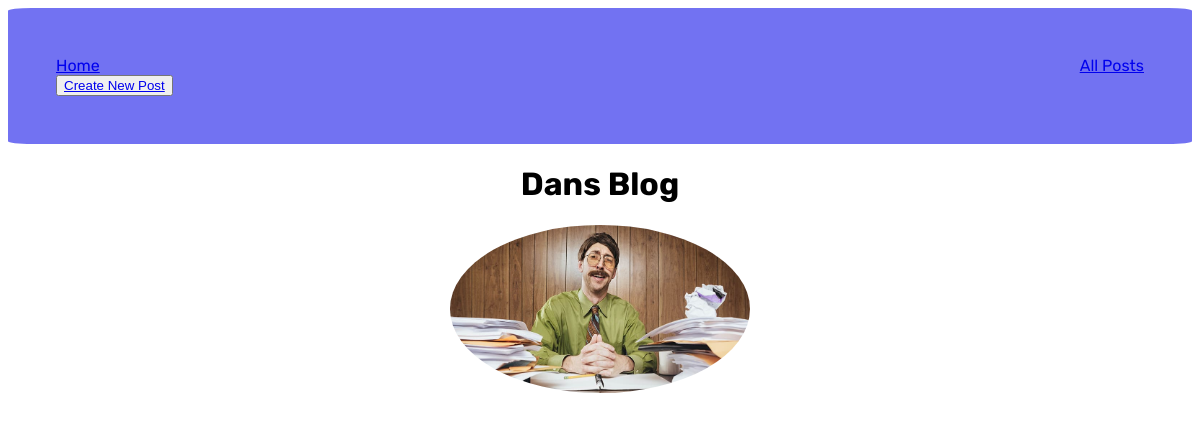
Before: / with the older database file.
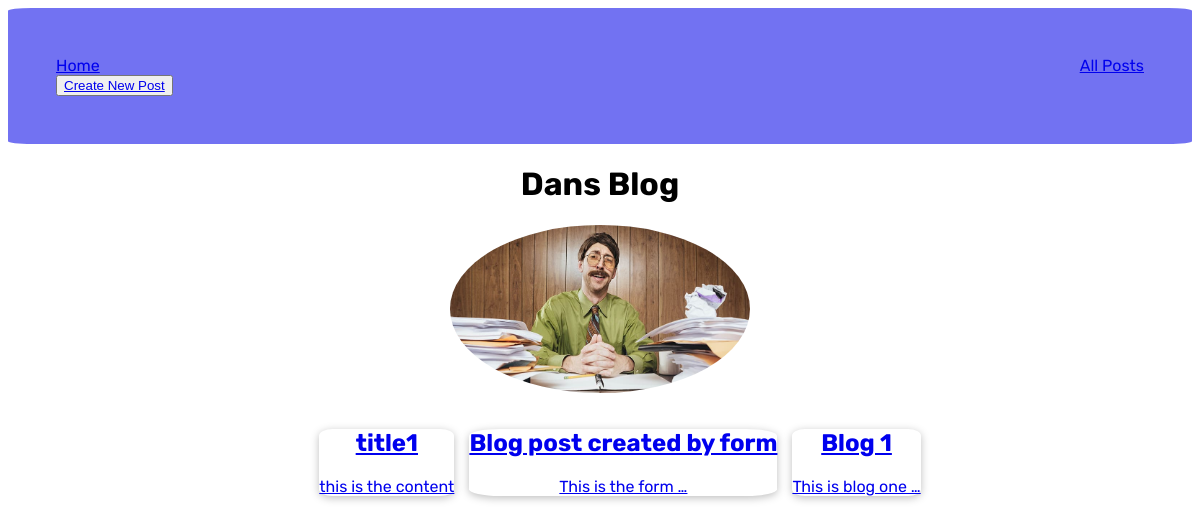
After: the same page with the newer database file.
### blog/models.py (models this page shows, shortened)
class BlogPost(models.Model):
    image = models.ImageField(upload_to="blog_pics")
    title = models.CharField(max_length=50)
    blog_text = models.TextField(max_length=1000)
    author = models.ForeignKey(Author, on_delete=models.SET_NULL, null=True, related_name="blogs")
    date = models.DateField(auto_now=True)
    slug = models.SlugField(default="",  blank=True,
                            null=False, db_index=True)
    def get_blog_url(self):
        return reverse("blog-post", args=[self.slug])

### blog/views.py (the view)
# urls.py: path('', views.IndexView.as_view(), name="blog-home"),
class IndexView(TemplateView):
    template_name = "blog/index.html"
    def get_context_data(self, **kwargs: Any) -> dict[str, Any]:
        context = super().get_context_data(**kwargs)
        context['first_three'] = BlogPost.objects.all().order_by("-date")[:3]
        return context

### blog/templates/blog/index.html (shortened to what this page needs)
{% extends "base.html" %}
{% load static %}
{% block css_files  %}
    <link rel="stylesheet" href="{% static "blog/index.css" %}">
    <link rel="stylesheet" href="{% static "blog/includes/header.css" %}">
{% endblock  %}
{% block content %}
    {% include "blog/includes/header.html" %}
    <div>
        <h1> Dans Blog </h1>
        <img src="{% static "blog/welcome.jpg" %}">
    </div>
    <ul>
        {% for blog_item in first_three %}
            <a href={{ blog_item.get_blog_url }}>
                <li>
                    <h2>{{ blog_item.title }}</h2>
                    <p>{{ blog_item.blog_text | truncatewords:4 }}</p>
                </li>
            </a>
        {% endfor %}
    </ul>
{% endblock content %}

### templates/base.html (shortened to what this page needs)
{% load static %}
<!DOCTYPE html>
<html lang="en">
<head>
    <link rel="stylesheet" href="{% static "styles.css" %}">
    {% block css_files %} {% endblock  %}
</head>
<body>
    {% block content %}{% endblock content %}
</body>
</html>

### blog/templates/blog/includes/header.html (shortened to what this page needs)
<header>
    <nav>
        <a class="home" href="{% url "blog-home" %}">Home</a>
        <a class="all" href="{% url "all-posts" %}">All Posts</a>
        <form method = "POST">
                <button type="submit">
                    <a class="create" href="{% url "create-new-post" %}">Create New Post
                    </a>
                </button>
        </form>
    </nav>
</header>

### static/styles.css (style rules this page uses)
html { font-family: "Rubik", sans-serif; font-size: 600; }

### blog/static/blog/index.css (style rules this page uses)
h1 { text-align: center; }
img { border-radius: 50%; display: block; margin-left: auto; margin-right: auto; width: 300px; }
ul { list-style: none; text-align: center; justify-content: center; display: flex; flex-direction: row; gap: 15px; }
li { box-shadow: 0 2px 8px rgba(0, 0, 0, 0.26); border-radius: 10%; }

### blog/static/blog/includes/header.css (style rules this page uses)
a.home { text-align: center; }
a.all { float: right; }
nav { background-color: rgba(102, 102, 241, 0.922); padding: 3rem; border-radius: 2%; }

Changed rows visible on the page:
added BlogPost: title "title1", blog_text "this is the content"
added BlogPost: title "Blog post created by form", blog_text "This is the form …"
added BlogPost: title "Blog 1", blog_text "This is blog one …"
